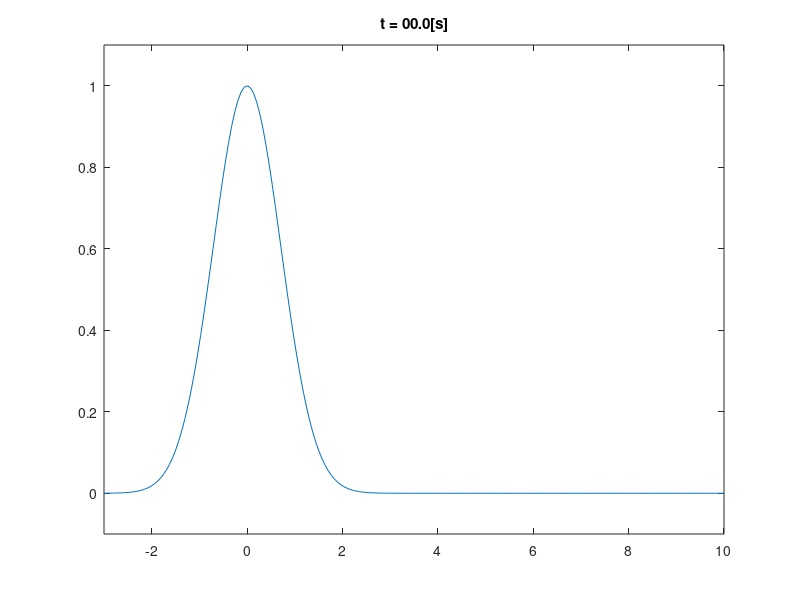

Here is the MATLAB script that generated this plot: (Note: this script raises an error after producing the figure.)
%% Input Parameters
c = 1;
t = 0;
x = linspace(-3,10, 200);
fig = figure;
p = plot(x, exp(-(x-c*t).^2)); % Initial plot
xlim([-3,10]);ylim([-0.1,1.1]);
name = title(['t = ',num2str(t),'[s]']);


for t = 0:0.2:15 % time data
    name = title(['t = ',num2str(t,'%04.1f'),'[s]']);
    p.YData = exp(-(x-c*t).^2);
    drawnow;
    filename = sprintf('plotEXACT%04.1f.png', t); % file name 
    saveas(fig, filename); % save figure as png
end